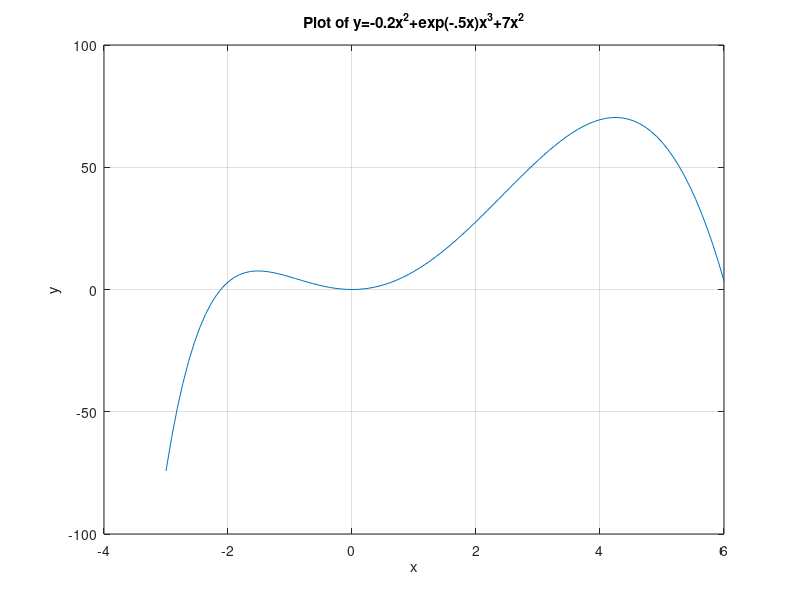

Source code (MATLAB):
x = linspace(-3,6);
y = -0.2*x.^4 + exp(-0.5*x) .* x.^3 + 7*x.^2;

plot(x,y)

title('Plot of y=-0.2x^2+exp(-.5x)x^3+7x^2')
ylabel('y')
xlabel('x')
grid on